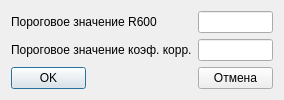
<?xml version="1.0" encoding="UTF-8"?>
<ui version="4.0">
 <class>DlgSmoces</class>
 <widget class="QDialog" name="DlgSmoces">
  <property name="geometry">
   <rect>
    <x>0</x>
    <y>0</y>
    <width>266</width>
    <height>93</height>
   </rect>
  </property>
  <property name="windowTitle">
   <string>Dialog</string>
  </property>
  <layout class="QGridLayout" name="gridLayout">
   <item row="0" column="0">
    <widget class="QLabel" name="label">
     <property name="text">
      <string>Пороговое значение R600</string>
     </property>
    </widget>
   </item>
   <item row="0" column="2">
    <widget class="QLineEdit" name="EditR600Por"/>
   </item>
   <item row="1" column="0" colspan="2">
    <widget class="QLabel" name="label_2">
     <property name="text">
      <string>Пороговое значение коэф. корр.</string>
     </property>
    </widget>
   </item>
   <item row="1" column="2">
    <widget class="QLineEdit" name="EditKofCorrPor"/>
   </item>
   <item row="2" column="0">
    <widget class="QPushButton" name="ButtonOK">
     <property name="maximumSize">
      <size>
       <width>75</width>
       <height>23</height>
      </size>
     </property>
     <property name="text">
      <string>OK</string>
     </property>
    </widget>
   </item>
   <item row="2" column="2">
    <widget class="QPushButton" name="ButtonCancel">
     <property name="maximumSize">
      <size>
       <width>75</width>
       <height>23</height>
      </size>
     </property>
     <property name="text">
      <string>Отмена</string>
     </property>
    </widget>
   </item>
   <item row="2" column="1">
    <spacer name="horizontalSpacer">
     <property name="orientation">
      <enum>Qt::Horizontal</enum>
     </property>
     <property name="sizeHint" stdset="0">
      <size>
       <width>40</width>
       <height>20</height>
      </size>
     </property>
    </spacer>
   </item>
  </layout>
 </widget>
 <resources/>
 <connections/>
</ui>
